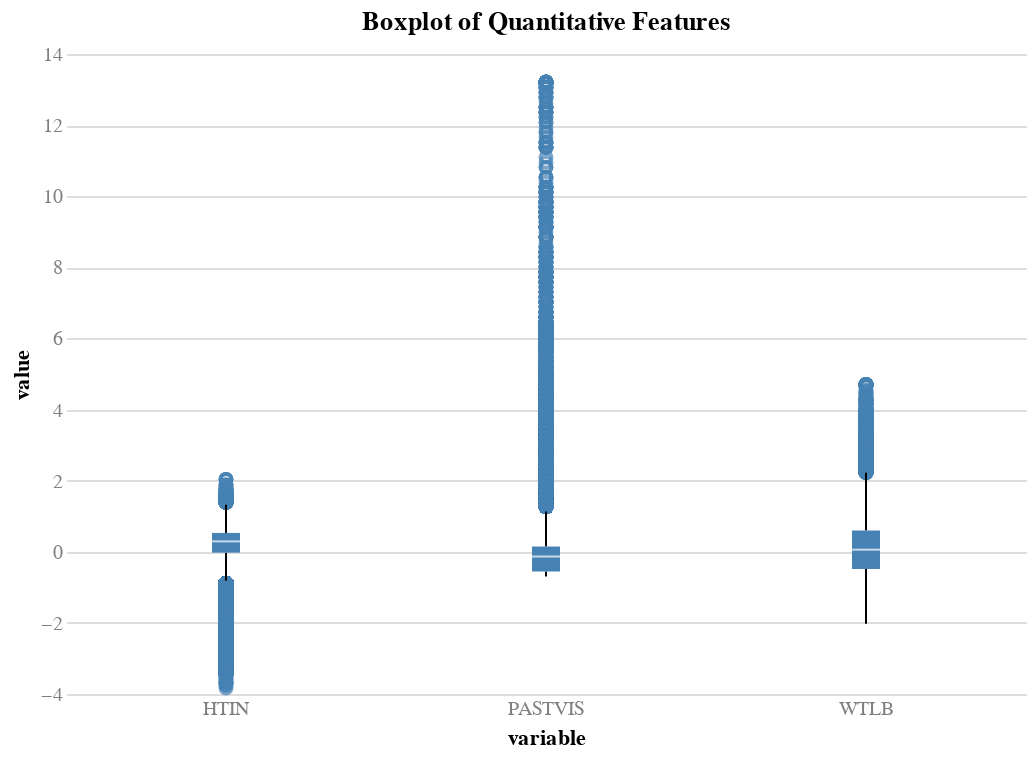

Here is the notebook cell this chart was saved with:
### Markdown cell above
##### 5.1.1.3 - Logistic Regression - Imputing the missing values - Maximum Likelihood Estimation
Quantitative variables PASTVIS, HTIN, WTLB have missing values

### Code cell
# Plot the boxplot for each of the quantitative features in X_train
chart(
    df=X_train[quantitative_features].melt(),
    x='variable:O',
    y='value:Q',
    title='Boxplot of Quantitative Features',
).mark_boxplot().interactive()

### Figure 1 — Vega specification as saved in the notebook (floating-point values rounded to 4 significant figures; data arrays with more than 128 entries replaced by an {"elided": "..."} marker saying what was removed)
{"$schema": "https://vega.github.io/schema/vega/v5.json", "data": [{"name": "source_0"}, {"name": "data_0"}, {"name": "data_1", "values": {"elided": "13215 records"}}, {"name": "data_2"}, {"name": "data_3", "values": [{"lower_box_value": -0.5546, "lower_whisker_value": -0.695, "upper_whisker_value": 1.13, "variable": "PASTVIS"}, {"lower_box_value": -0.02433, "lower_whisker_value": -0.817, "upper_whisker_value": 1.323, "variable": "HTIN"}, {"lower_box_value": -0.4815, "lower_whisker_value": -2.022, "upper_whisker_value": 2.222, "variable": "WTLB"}]}, {"name": "data_4", "values": [{"lower_whisker_value": -0.695, "upper_box_value": 0.1473, "upper_whisker_value": 1.13, "variable": "PASTVIS"}, {"lower_whisker_value": -0.817, "upper_box_value": 0.5306, "upper_whisker_value": 1.323, "variable": "HTIN"}, {"lower_whisker_value": -2.022, "upper_box_value": 0.5997, "upper_whisker_value": 2.222, "variable": "WTLB"}]}, {"name": "data_5"}, {"name": "data_6", "values": [{"lower_box_value": -0.5546, "max_value": 13.2, "mid_box_value": -0.1335, "min_value": -0.695, "upper_box_value": 0.1473, "variable": "PASTVIS"}, {"lower_box_value": -0.02433, "max_value": 2.037, "mid_box_value": 0.2928, "min_value": -3.829, "upper_box_value": 0.5306, "variable": "HTIN"}, {"lower_box_value": -0.4815, "max_value": 4.695, "mid_box_value": 0.0591, "min_value": -2.022, "upper_box_value": 0.5997, "variable": "WTLB"}]}, {"name": "data_7", "values": [{"lower_box_value": -0.5546, "max_value": 13.2, "mid_box_value": -0.1335, "min_value": -0.695, "upper_box_value": 0.1473, "variable": "PASTVIS"}, {"lower_box_value": -0.02433, "max_value": 2.037, "mid_box_value": 0.2928, "min_value": -3.829, "upper_box_value": 0.5306, "variable": "HTIN"}, {"lower_box_value": -0.4815, "max_value": 4.695, "mid_box_value": 0.0591, "min_value": -2.022, "upper_box_value": 0.5997, "variable": "WTLB"}]}, {"name": "data_1_x_domain_variable_0", "values": [{"variable": "PASTVIS"}, {"variable": "HTIN"}, {"variable": "WTLB"}]}, {"name": "data_3_x_domain_variable_1", "values": [{"variable": "PASTVIS"}, {"variable": "HTIN"}, {"variable": "WTLB"}]}, {"name": "data_4_x_domain_variable_2", "values": [{"variable": "PASTVIS"}, {"variable": "HTIN"}, {"variable": "WTLB"}]}, {"name": "data_6_x_domain_variable_3", "values": [{"variable": "PASTVIS"}, {"variable": "HTIN"}, {"variable": "WTLB"}]}, {"name": "data_7_x_domain_variable_4", "values": [{"variable": "PASTVIS"}, {"variable": "HTIN"}, {"variable": "WTLB"}]}], "marks": [{"type": "symbol", "name": "layer_0_layer_0_marks", "from": {"data": "data_1"}, "encode": {"update": {"x": {"field": "variable", "scale": "x", "band": 0.5}, "ariaRoleDescription": {"value": "point"}, "opacity": {"value": 0.7}, "description": {"signal": "\"variable: \" + (isValid(datum[\"variable\"]) ? datum[\"variable\"] : \"\"+datum[\"variable\"]) + \"; value: \" + (format(datum[\"value\"], \"\"))"}, "y": {"field": "value", "scale": "y"}, "stroke": {"value": "steelblue"}, "fill": {"value": "transparent"}}}, "style": ["point", "boxplot-outliers"]}, {"type": "rule", "name": "layer_0_layer_1_layer_0_marks", "from": {"data": "data_3"}, "encode": {"update": {"x": {"field": "variable", "scale": "x", "band": 0.5}, "stroke": {"value": "black"}, "tooltip": {"signal": "{\"Upper Whisker of value\": format(datum[\"upper_whisker_value\"], \"\"), \"Lower Whisker of value\": format(datum[\"lower_whisker_value\"], \"\"), \"variable\": isValid(datum[\"variable\"]) ? datum[\"variable\"] : \"\"+datum[\"variable\"]}"}, "y": {"field": "lower_whisker_value", "scale": "y"}, "y2": {"field": "lower_box_value", "scale": "y"}}}, "aria": false, "style": ["rule", "boxplot-rule"]}, {"type": "rule", "name": "layer_0_layer_1_layer_1_marks", "from": {"data": "data_4"}, "encode": {"update": {"y": {"field": "upper_box_value", "scale": "y"}, "y2": {"field": "upper_whisker_value", "scale": "y"}, "tooltip": {"signal": "{\"Upper Whisker of value\": format(datum[\"upper_whisker_value\"], \"\"), \"Lower Whisker of value\": format(datum[\"lower_whisker_value\"], \"\"), \"variable\": isValid(datum[\"variable\"]) ? datum[\"variable\"] : \"\"+datum[\"variable\"]}"}, "x": {"field": "variable", "scale": "x", "band": 0.5}, "stroke": {"value": "black"}}}, "style": ["rule", "boxplot-rule"], "aria": false}, {"type": "rect", "name": "layer_1_layer_0_marks", "from": {"data": "data_6"}, "encode": {"update": {"xc": {"field": "variable", "scale": "x", "band": 0.5}, "tooltip": {"signal": "{\"Max of value\": format(datum[\"max_value\"], \"\"), \"Q3 of value\": format(datum[\"upper_box_value\"], \"\"), \"Median of value\": format(datum[\"mid_box_value\"], \"\"), \"Q1 of value\": format(datum[\"lower_box_value\"], \"\"), \"Min of value\": format(datum[\"min_value\"], \"\"), \"variable\": isValid(datum[\"variable\"]) ? datum[\"variable\"] : \"\"+datum[\"variable\"]}"}, "width": {"value": 14}, "fill": {"value": "steelblue"}, "description": {"signal": "\"variable: \" + (isValid(datum[\"variable\"]) ? datum[\"variable\"] : \"\"+datum[\"variable\"]) + \"; value: \" + (format(datum[\"lower_box_value\"], \"\")) + \"; upper_box_value: \" + (format(datum[\"upper_box_value\"], \"\")) + \"; Max of value: \" + (format(datum[\"max_value\"], \"\")) + \"; Q3 of value: \" + (format(datum[\"upper_box_value\"], \"\")) + \"; Median of value: \" + (format(datum[\"mid_box_value\"], \"\")) + \"; Q1 of value: \" + (format(datum[\"lower_box_value\"], \"\")) + \"; Min of value: \" + (format(datum[\"min_value\"], \"\"))"}, "y": {"field": "lower_box_value", "scale": "y"}, "y2": {"field": "upper_box_value", "scale": "y"}, "ariaRoleDescription": {"value": "box"}}}, "style": ["bar", "boxplot-box"]}, {"type": "rect", "name": "layer_1_layer_1_marks", "from": {"data": "data_7"}, "encode": {"update": {"tooltip": {"signal": "{\"Max of value\": format(datum[\"max_value\"], \"\"), \"Q3 of value\": format(datum[\"upper_box_value\"], \"\"), \"Median of value\": format(datum[\"mid_box_value\"], \"\"), \"Q1 of value\": format(datum[\"lower_box_value\"], \"\"), \"Min of value\": format(datum[\"min_value\"], \"\"), \"variable\": isValid(datum[\"variable\"]) ? datum[\"variable\"] : \"\"+datum[\"variable\"]}"}, "height": {"value": 1}, "width": {"value": 14}, "opacity": {"value": 0.7}, "fill": {"value": "white"}, "yc": {"field": "mid_box_value", "scale": "y"}, "xc": {"field": "variable", "scale": "x", "band": 0.5}}}, "style": ["tick", "boxplot-median"], "aria": false}], "scales": [{"name": "x", "type": "band", "domain": {"fields": [{"data": "data_1_x_domain_variable_0", "field": "variable"}, {"data": "data_3_x_domain_variable_1", "field": "variable"}, {"data": "data_4_x_domain_variable_2", "field": "variable"}, {"data": "data_6_x_domain_variable_3", "field": "variable"}, {"data": "data_7_x_domain_variable_4", "field": "variable"}], "sort": true}, "range": [0, {"signal": "width"}], "paddingOuter": 0, "paddingInner": 0}, {"name": "y", "type": "linear", "domain": {"fields": [{"data": "data_1", "field": "value"}, {"data": "data_3", "field": "lower_whisker_value"}, {"data": "data_3", "field": "lower_box_value"}, {"data": "data_4", "field": "upper_box_value"}, {"data": "data_4", "field": "upper_whisker_value"}, {"data": "data_6", "field": "lower_box_value"}, {"data": "data_6", "field": "upper_box_value"}, {"data": "data_7", "field": "mid_box_value"}]}, "range": [{"signal": "height"}, 0], "nice": true, "zero": true}], "axes": [{"scale": "y", "labels": false, "zindex": 0, "domain": false, "maxExtent": 0, "gridScale": "x", "tickCount": {"signal": "ceil(height/40)"}, "orient": "left", "grid": true, "minExtent": 0, "ticks": false, "aria": false}, {"scale": "x", "title": "variable", "zindex": 0, "orient": "bottom", "labelBaseline": "top", "grid": false}, {"scale": "y", "title": "value", "orient": "left", "grid": false, "labelAlign": "right", "labelOverlap": true, "tickCount": {"signal": "ceil(height/40)"}, "zindex": 0}], "title": {"text": "Boxplot of Quantitative Features", "frame": "group"}, "config": {"axis": {"domain": false, "labelAngle": 0, "labelColor": "gray", "labelFontSize": 10, "ticks": false}, "style": {"guide-label": {"font": "Helvetica Neue"}, "guide-title": {"font": "Helvetica Neue"}, "group-title": {"font": "Helvetica Neue"}, "group-subtitle": {"font": "Helvetica Neue"}, "cell": {"stroke": null}, "text": {"font": "Helvetica Neue"}}}, "padding": 5, "background": "white", "width": 480, "style": "cell", "height": 320}
